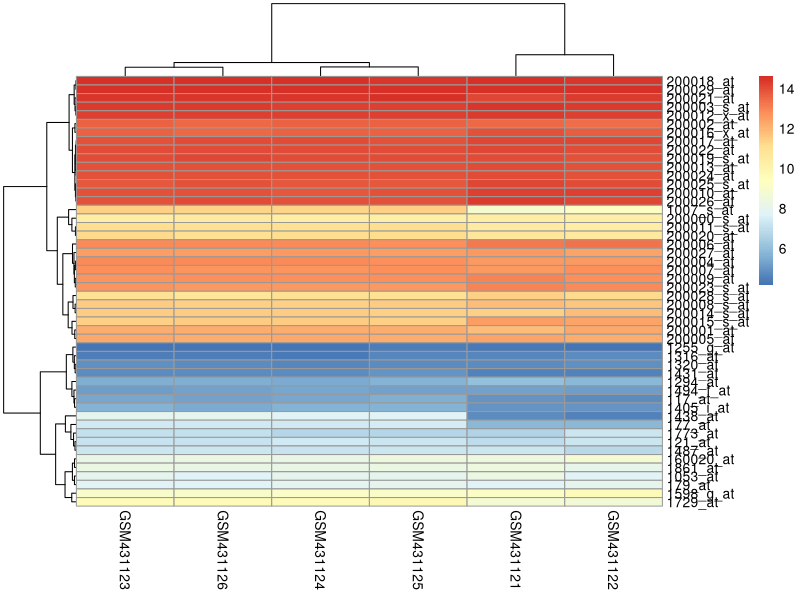
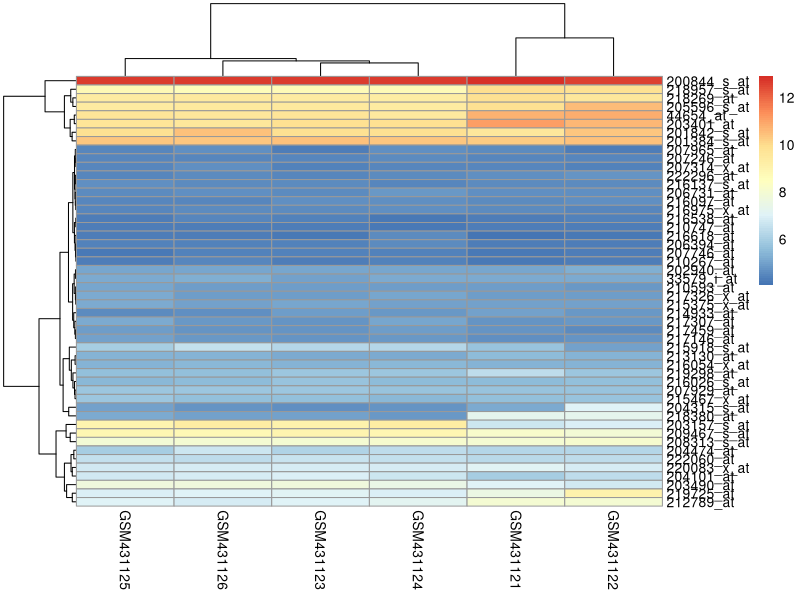
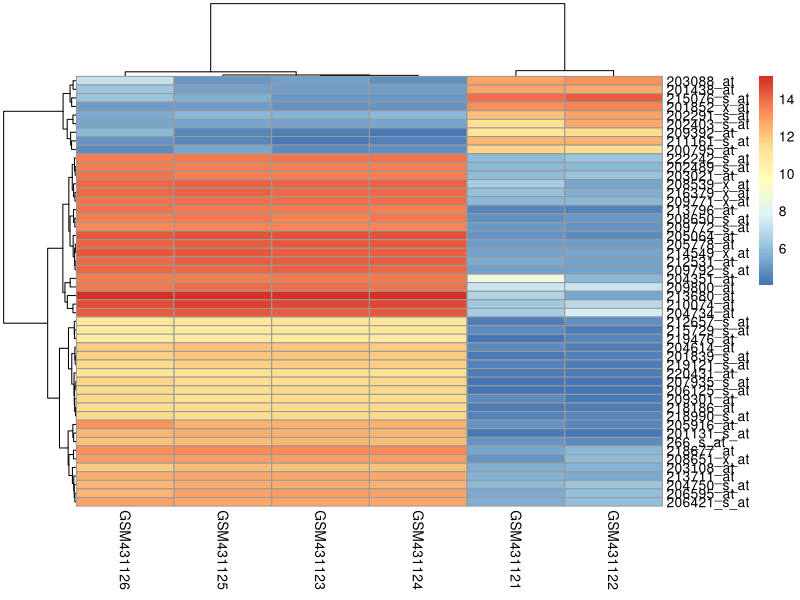

Generate these figures, in order, with R:
#数据准备
a=read.table("GSE17215_series_matrix.txt",sep="\t",comment.char = "!",head=T)
rownames(a)=a[,1]
a=a[,-1]
a=log2(a)#对数化处理，防止数据的差异过大以及符合正态性；？？？
         #将数据的范围压缩到一个较小的区间内，使得数据更容易处理和分析。

#计算第一行(某一行)数据平均值
a[1,]#数据索引：[row,col]
mean(a[1,])#发现报错：mean只能计算numeric
class(a[1,])#class一下发现数据类型是data.frame
mean(as.numeric(a[1,]))#将数据类型先转化为numeric类型再计算平均数

#计算返回每一行数据的平均值
#方法一：利用类似于C语言的for循环
for(i in 1:nrow(a))#nrow返回数据框行的数目
  {print(mean(as.numeric(a[i,])))}#不能采用赋值的方式输出，因为循环中新值会覆盖旧值
#方法二：利用apply函数***
apply(a,1,mean)# 参数MARGIN=1or2:1是行处理，2是列处理； FUN:整体处理的方法
apply(a,2,max)#返回每一列的最大值

#找探针排序 --找出在样本中表达差异性大的基因
sort(apply(a,1,sd),decreasing=T)#得到每一行的标准差,并从大到小排序，
sort(apply(a,1,sd),decreasing=T)[1:50]#输出前top50行
cg=names(sort(apply(a,1,sd),decreasing=T)[1:50])#top50的探针基因名字 

#如果不选择表达差异性较大的基因画热图：
pheatmap::pheatmap(a[1:50,])#因为很多探针本身就在各个样本中表达，所以热图没有显示明显差异
pheatmap::pheatmap(a[sample(1:nrow(a),50),])#利用sample函数随机取一行，运气好可能能渠取到差异表达的

#利用cg画热图
pheatmap::pheatmap(a[cg,])#选择cg基因绘制的热图差异会很大，后面关于热图还会具体讲

#利用function自定义函数preference
rowmax <- function(x){apply(x,1,max)}#其实有rowMax函数哈哈哈哈

#例如定义一个jimmy函数：对每一行都进行z=y[1]+y[2]-y[3]的运算
jimmy <-function(x)
  {for(i in 1:nrow(x))#nrow返回数据框行的数目
   y=as.numeric(x[i,])
   z=y[1]+y[2]-y[3]
   print(z)}
jimmy(a)#运行函数

 






 